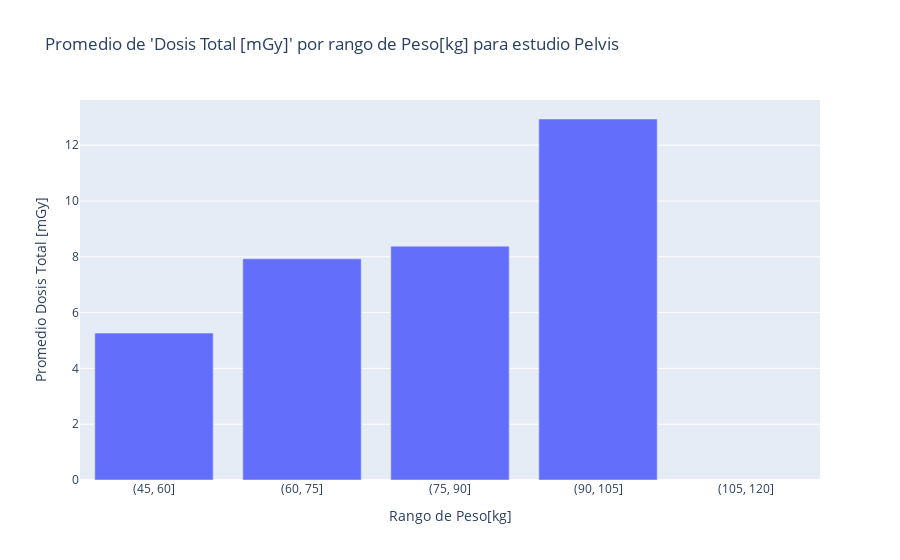
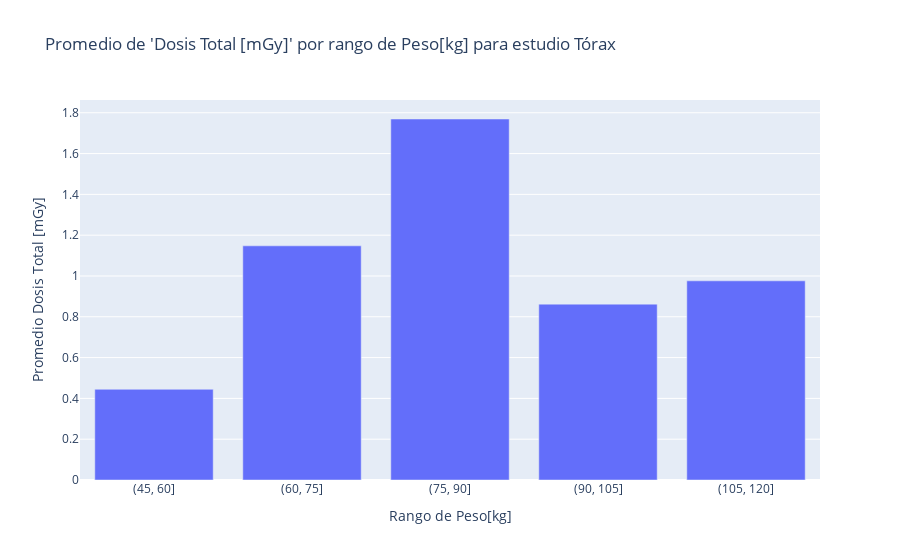
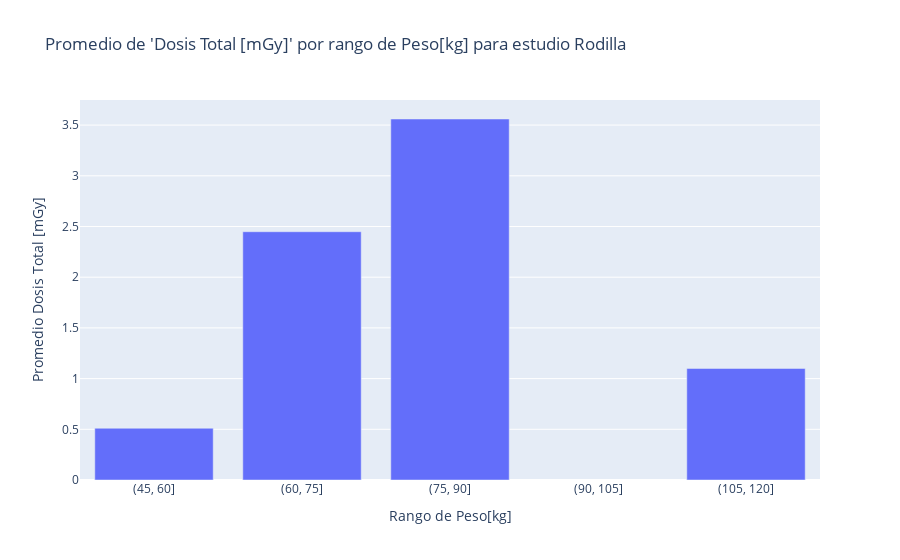

Write notebook code for charts like these, in order.
### Code cell
#para cada estudio quiero hacer un diagrama de barras de la columna Peso[kg] usando bins personalizados de 45 a 125 cada 15 kg donde la y es el promedio de dosis
for estudio in df_completo_sin_NAN_interes["Estudio"].unique():
    df_estudio = df_completo_sin_NAN_interes[df_completo_sin_NAN_interes["Estudio"] == estudio]
    df_estudio["Peso_bin"] = pd.cut(df_estudio["Peso[kg]"], bins=np.arange(45, 130, 15))
    promedios_dosis = df_estudio.groupby("Peso_bin")["Dosis Total [mGy]"].mean().reset_index()

    fig = go.Figure()
    fig.add_trace(go.Bar(
        x=promedios_dosis["Peso_bin"].astype(str),
        y=promedios_dosis["Dosis Total [mGy]"],
        name=f"Estudio: {estudio}"
    ))
    fig.update_layout(
        title=f"Promedio de 'Dosis Total [mGy]' por rango de Peso[kg] para estudio {estudio}",
        xaxis_title="Rango de Peso[kg]",
        yaxis_title="Promedio Dosis Total [mGy]",
    )
    fig.show()

### Figure 1 — Plotly figure (JSON) as saved in the notebook; plotly's stock layout.template omitted (floating-point values rounded to 4 significant figures)
{"data": [{"name": "Estudio: Pelvis", "type": "bar", "x": ["(45, 60]", "(60, 75]", "(75, 90]", "(90, 105]", "(105, 120]"], "y": [5.266, 7.929, 8.382, 12.94, null]}], "layout": {"title": {"text": "Promedio de 'Dosis Total [mGy]' por rango de Peso[kg] para estudio Pelvis"}, "xaxis": {"title": {"text": "Rango de Peso[kg]"}}, "yaxis": {"title": {"text": "Promedio Dosis Total [mGy]"}}}}

### Figure 2 — Plotly figure (JSON) as saved in the notebook; plotly's stock layout.template omitted (floating-point values rounded to 4 significant figures)
{"data": [{"name": "Estudio: Tórax", "type": "bar", "x": ["(45, 60]", "(60, 75]", "(75, 90]", "(90, 105]", "(105, 120]"], "y": [0.4445, 1.148, 1.769, 0.862, 0.9763]}], "layout": {"title": {"text": "Promedio de 'Dosis Total [mGy]' por rango de Peso[kg] para estudio Tórax"}, "xaxis": {"title": {"text": "Rango de Peso[kg]"}}, "yaxis": {"title": {"text": "Promedio Dosis Total [mGy]"}}}}

### Figure 3 — Plotly figure (JSON) as saved in the notebook; plotly's stock layout.template omitted (floating-point values rounded to 4 significant figures)
{"data": [{"name": "Estudio: Rodilla", "type": "bar", "x": ["(45, 60]", "(60, 75]", "(75, 90]", "(90, 105]", "(105, 120]"], "y": [0.5107, 2.448, 3.56, null, 1.1]}], "layout": {"title": {"text": "Promedio de 'Dosis Total [mGy]' por rango de Peso[kg] para estudio Rodilla"}, "xaxis": {"title": {"text": "Rango de Peso[kg]"}}, "yaxis": {"title": {"text": "Promedio Dosis Total [mGy]"}}}}
